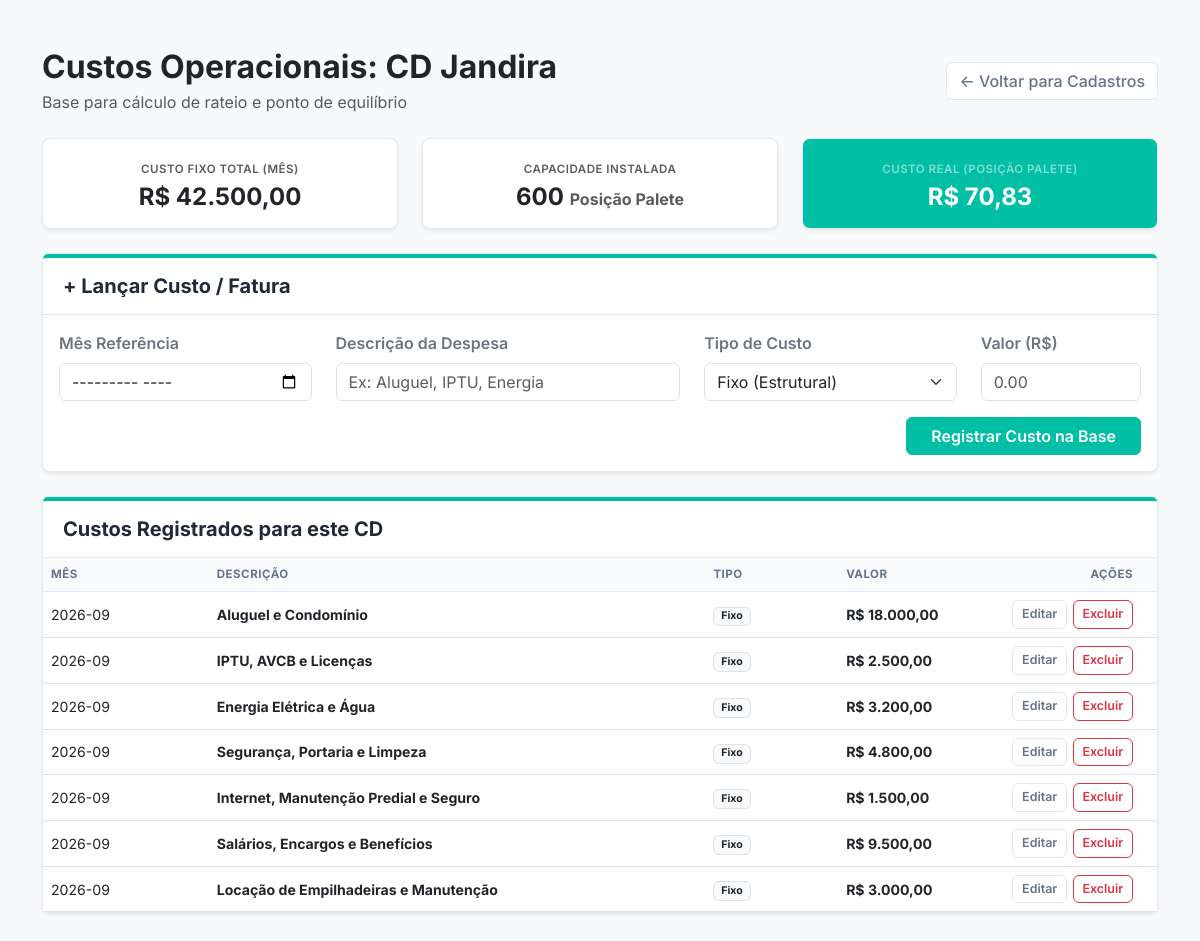
/custos/1, run on an earlier commit of the app's database.
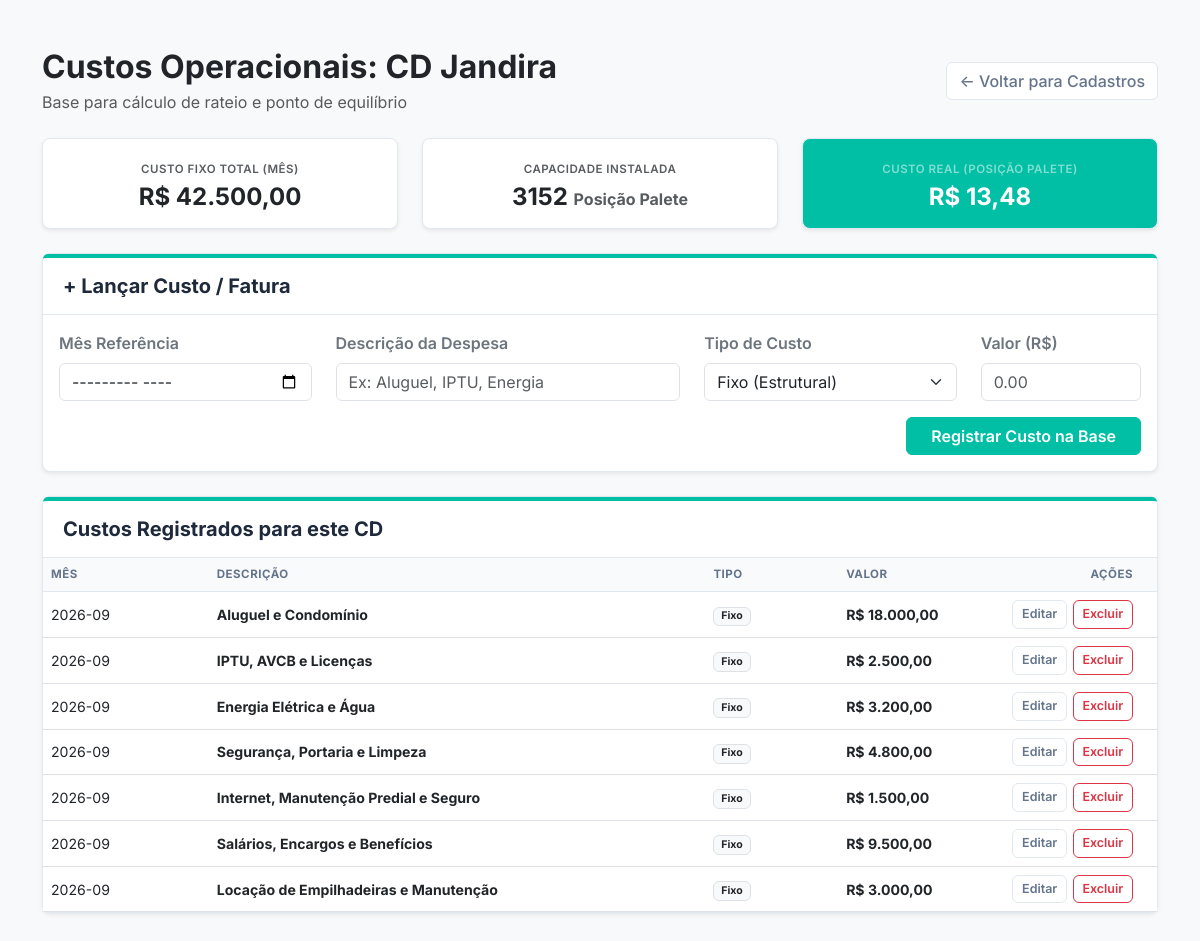
And on a later commit of the database.
### app.py (models this page shows)
class CentroDistribuicao(db.Model):
    id = db.Column(db.Integer, primary_key=True)
    nome = db.Column(db.String(100), nullable=False)
    metragem = db.Column(db.Float, nullable=False)
    capacidade_paletes = db.Column(db.Integer, nullable=False)

### app.py (the view, shortened to what this page needs)
@app.route('/custos/<int:cd_id>', methods=['GET', 'POST'])
def gerenciar_custos(cd_id):
    cd_atual = CentroDistribuicao.query.get_or_404(cd_id)
    custos_cadastrados = CustoCD.query.filter_by(cd_id=cd_id).all()
    total_fixo = 0
    for despesa in custos_cadastrados:
        if despesa.tipo_custo == 'Fixo':
            total_fixo += despesa.valor
    if cd_atual.capacidade_paletes > 0:
        divisor = cd_atual.capacidade_paletes
        nome_divisor = "Posição Palete"
    else:
        divisor = cd_atual.metragem
        nome_divisor = "m²"
    custo_unitario = total_fixo / divisor if divisor > 0 else 0
    return render_template(
        'gerenciar_custos.html',
        cd=cd_atual,
        custos=custos_cadastrados,
        total_fixo=total_fixo,
        divisor=divisor,
        nome_divisor=nome_divisor,
        custo_unitario=custo_unitario
    )
    return render_template('gerenciar_custos.html', cd=cd_atual, custos=custos_cadastrados)

### app.py (called while the page is built)
@app.template_filter('moeda_br')
def formato_moeda_br(valor):
    valor_formatado = f"{valor:,.2f}"
    valor_formatado = valor_formatado.replace(',', 'X').replace('.', ',').replace('X', '.')
    return valor_formatado

### templates/gerenciar_custos.html (shortened to what the changed rows need)
<!DOCTYPE html>
<html lang="pt-br">
  <head>
    <link
      href="https://cdn.jsdelivr.net/npm/bootstrap@5.3.0/dist/css/bootstrap.min.css"
      rel="stylesheet"
    />
    <link
      rel="stylesheet"
      href="{{ url_for('static', filename='css/style.css') }}"
    />
  </head>
  <body class="bg-light">
    <div class="container mt-5 mb-5">
      <div class="d-flex justify-content-between align-items-center mb-4">
        <div>
          <h2 class="fw-bold text-dark mb-1">
            Custos Operacionais: {{ cd.nome }}
          </h2>
          <span class="text-muted"
            >Base para cálculo de rateio e ponto de equilíbrio</span
          >
        </div>
      </div>
      <div class="row text-center mb-4">
        <div class="col-md-4">
          <div class="card shadow-sm h-100">
            <div class="card-body p-3">
              <span
                class="text-uppercase text-muted fw-semibold"
                style="font-size: 0.72rem; letter-spacing: 0.5px"
                >Capacidade Instalada</span
              >
              <h4 class="mt-1 mb-0 fw-bold text-dark">
                {{ divisor }}
                <small class="text-muted fs-6">{{ nome_divisor }}</small>
              </h4>
            </div>
          </div>
        </div>
        <div class="col-md-4">
          <div class="card shadow-sm h-100 bg-empresa text-white">
            <div class="card-body p-3">
              <span
                class="text-uppercase text-white-50 fw-semibold"
                style="font-size: 0.72rem; letter-spacing: 0.5px"
                >Custo Real ({{ nome_divisor }})</span
              >
              <h4 class="mt-1 mb-0 fw-bold text-white">
                R$ {{ custo_unitario | moeda_br }}
              </h4>
            </div>
          </div>
        </div>
      </div>
      <div class="card shadow-sm">
        <div class="card-body p-0">
          <div class="table-responsive">
            <table class="table table-hover align-middle mb-0">
              <thead>
                <tr>
                  <th style="width: 15%">Mês</th>
                  <th style="width: 45%">Descrição</th>
                  <th style="width: 12%">Tipo</th>
                  <th style="width: 15%">Valor</th>
                  <th
                    class="text-end"
                    style="width: 13%; padding-right: 1.5rem"
                  >
                    Ações
                  </th>
                </tr>
              </thead>
            </table>
          </div>
        </div>
      </div>
    </div>
  </body>
</html>

What changed in the data, as far as the page shows it:
changed CentroDistribuicao "CD Jandira": capacidade_paletes "600" → "3152"
Also different on the page:
{{ custo_unitario | moeda_br }}: "70,83" → "13,48"
